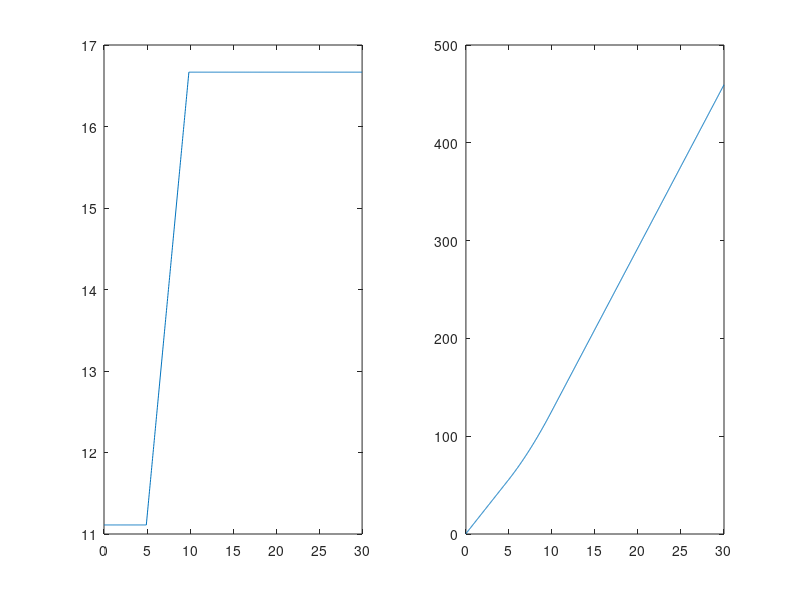

MATLAB code to generate this figure:

%%
ST = 0.033 %33ms
% ST = 0.1 %33ms
END = 30.0 % 20sec simulation

STEREO_NOISE_S = 1.5; % 1px sigma for stereo disparity noise
MONO_NOISE_S = 0.1; % 1?? sigma for monocular distance estimation noise

%% sensor
BF = 0.065*400*10; % base line * focal length
Zlim = 0.3;
INFF = 1000000000;

%% make forward vehicle data 
t = (0:ST:END).'; %time 
len = size(t,1);

vf0 = 40*1000/3600; %40km/h to m/s
vf1 = 60*1000/3600;
Tst = 150;
Tfi = 300;

vfront = vf0 * ones(len,1);
vfront(Tst+1:Tfi)=(1:(Tfi-Tst))/(Tfi-Tst)*(vf1-vf0)+vf0;
vfront(Tfi+1:end)=vf1;

pfront = cumsum(vfront*ST);
figure(1)
subplot(121)
plot(t,vfront)
subplot(122)
plot(t,pfront)


%% Make noise
STEREO_NOISE_S = 0.5; % 1px sigma for stereo disparity noise
MONO_NOISE_S = 0.1; % 1?? sigma for monocular distance estimation noise

dref = 20;
Z0 = dref;

IMG_SIZE = 600/2% 300 times 300 pix template
MonoNoise = MONO_NOISE_S*randn(length(t),1); % sigma = 1px image noise 
Snoise = 2./(Z0 * IMG_SIZE).* MonoNoise;
StereoNoise = STEREO_NOISE_S * randn(length(t),1);

